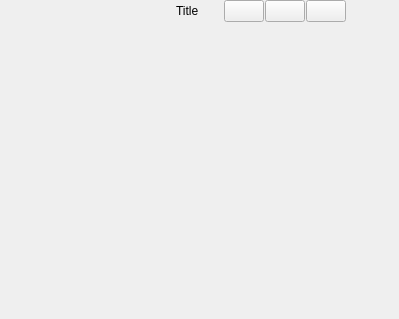
<ui version="4.0" >
 <class>Form</class>
 <widget class="QWidget" name="Form" >
  <property name="geometry" >
   <rect>
    <x>0</x>
    <y>0</y>
    <width>399</width>
    <height>319</height>
   </rect>
  </property>
  <property name="sizePolicy" >
   <sizepolicy vsizetype="Expanding" hsizetype="Expanding" >
    <horstretch>0</horstretch>
    <verstretch>0</verstretch>
   </sizepolicy>
  </property>
  <property name="windowTitle" >
   <string>Form</string>
  </property>
  <property name="styleSheet" >
   <string/>
  </property>
  <layout class="QVBoxLayout" >
   <property name="leftMargin" >
    <number>0</number>
   </property>
   <property name="topMargin" >
    <number>0</number>
   </property>
   <property name="rightMargin" >
    <number>0</number>
   </property>
   <property name="bottomMargin" >
    <number>0</number>
   </property>
   <item>
    <layout class="QHBoxLayout" >
     <property name="spacing" >
      <number>5</number>
     </property>
     <item>
      <spacer>
       <property name="orientation" >
        <enum>Qt::Horizontal</enum>
       </property>
       <property name="sizeHint" >
        <size>
         <width>40</width>
         <height>20</height>
        </size>
       </property>
      </spacer>
     </item>
     <item>
      <widget class="QLabel" name="uiTitle" >
       <property name="text" >
        <string>Title</string>
       </property>
      </widget>
     </item>
     <item>
      <spacer>
       <property name="orientation" >
        <enum>Qt::Horizontal</enum>
       </property>
       <property name="sizeType" >
        <enum>QSizePolicy::Fixed</enum>
       </property>
       <property name="sizeHint" >
        <size>
         <width>20</width>
         <height>20</height>
        </size>
       </property>
      </spacer>
     </item>
     <item>
      <layout class="QHBoxLayout" >
       <property name="spacing" >
        <number>1</number>
       </property>
       <item>
        <widget class="QPushButton" name="pushSearch" >
         <property name="sizePolicy" >
          <sizepolicy vsizetype="Fixed" hsizetype="Fixed" >
           <horstretch>0</horstretch>
           <verstretch>0</verstretch>
          </sizepolicy>
         </property>
         <property name="toolTip" >
          <string>&lt;html>&lt;head>&lt;meta name="qrichtext" content="1" />&lt;style type="text/css">
p, li { white-space: pre-wrap; }
&lt;/style>&lt;/head>&lt;body style=" font-family:'Sans Serif'; font-size:9pt; font-weight:400; font-style:normal;">
&lt;p style=" margin-top:0px; margin-bottom:0px; margin-left:0px; margin-right:0px; -qt-block-indent:0; text-indent:0px;">Search&lt;/p>&lt;/body>&lt;/html></string>
         </property>
         <property name="icon" >
          <iconset resource="common.qrc" >:/images/images/find.png</iconset>
         </property>
        </widget>
       </item>
       <item>
        <widget class="QPushButton" name="pushOpen" >
         <property name="sizePolicy" >
          <sizepolicy vsizetype="Fixed" hsizetype="Fixed" >
           <horstretch>0</horstretch>
           <verstretch>0</verstretch>
          </sizepolicy>
         </property>
         <property name="toolTip" >
          <string>&lt;html>&lt;head>&lt;meta name="qrichtext" content="1" />&lt;style type="text/css">
p, li { white-space: pre-wrap; }
&lt;/style>&lt;/head>&lt;body style=" font-family:'Sans Serif'; font-size:9pt; font-weight:400; font-style:normal;">
&lt;p style=" margin-top:0px; margin-bottom:0px; margin-left:0px; margin-right:0px; -qt-block-indent:0; text-indent:0px;">Open&lt;/p>&lt;/body>&lt;/html></string>
         </property>
         <property name="icon" >
          <iconset resource="common.qrc" >:/images/images/open.png</iconset>
         </property>
        </widget>
       </item>
       <item>
        <widget class="QPushButton" name="pushSwitchView" >
         <property name="sizePolicy" >
          <sizepolicy vsizetype="Fixed" hsizetype="Fixed" >
           <horstretch>0</horstretch>
           <verstretch>0</verstretch>
          </sizepolicy>
         </property>
         <property name="toolTip" >
          <string>&lt;html>&lt;head>&lt;meta name="qrichtext" content="1" />&lt;style type="text/css">
p, li { white-space: pre-wrap; }
&lt;/style>&lt;/head>&lt;body style=" font-family:'Sans Serif'; font-size:9pt; font-weight:400; font-style:normal;">
&lt;p style=" margin-top:0px; margin-bottom:0px; margin-left:0px; margin-right:0px; -qt-block-indent:0; text-indent:0px;">Switch View&lt;/p>&lt;/body>&lt;/html></string>
         </property>
         <property name="icon" >
          <iconset resource="common.qrc" >:/images/images/switch_view.png</iconset>
         </property>
        </widget>
       </item>
       <item>
        <spacer>
         <property name="orientation" >
          <enum>Qt::Horizontal</enum>
         </property>
         <property name="sizeHint" >
          <size>
           <width>40</width>
           <height>20</height>
          </size>
         </property>
        </spacer>
       </item>
      </layout>
     </item>
    </layout>
   </item>
   <item>
    <widget class="QWidget" native="1" name="uiGroup" />
   </item>
  </layout>
 </widget>
 <resources>
  <include location="common.qrc" />
 </resources>
 <connections/>
</ui>
